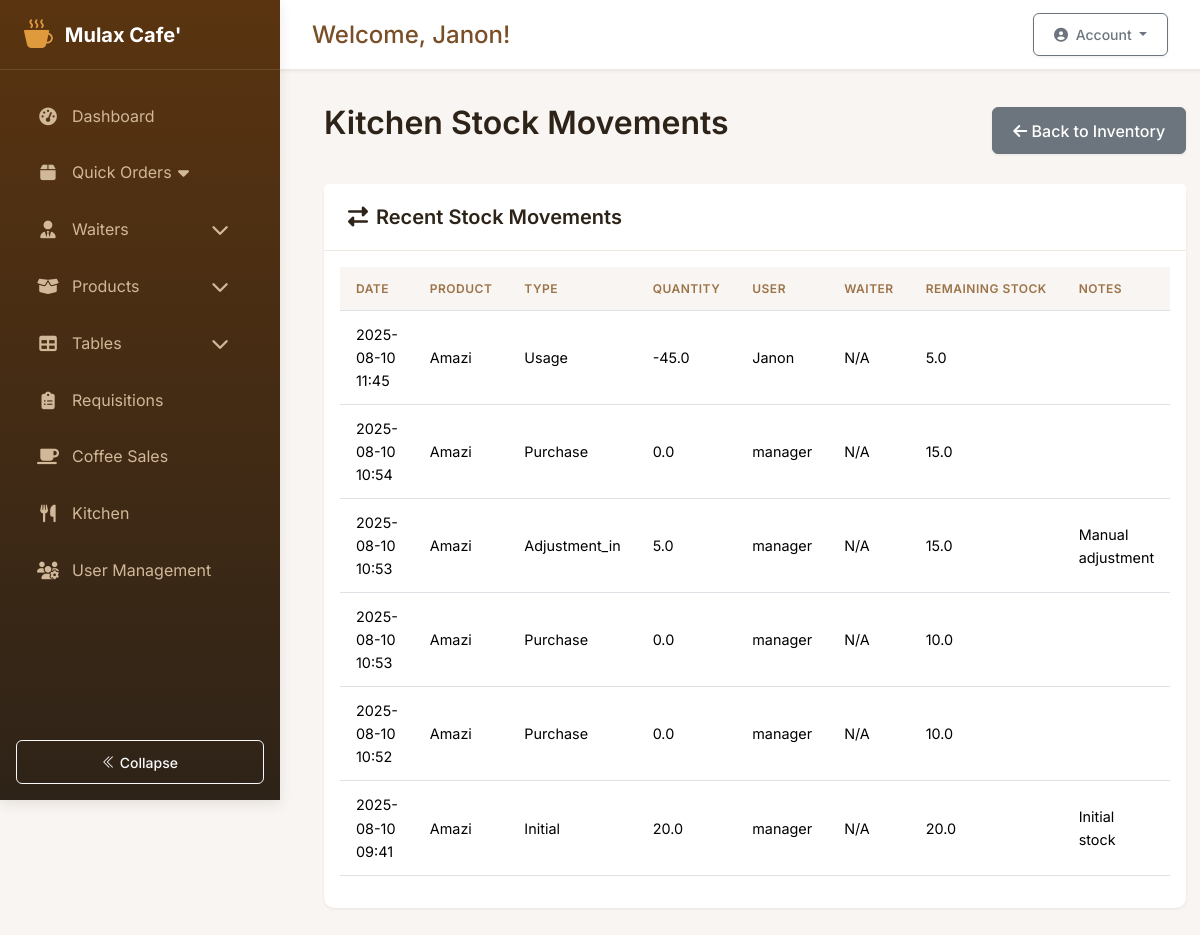
The app's page /kitchen/movements (signed in) with its own data.
### app/models.py (models this page shows, shortened)
class User(db.Model, UserMixin):
    __tablename__ = 'users'
    id = db.Column(db.Integer, primary_key=True)
    username = db.Column(db.String(80), unique=True, nullable=False)
    password_hash = db.Column(db.String(128))
    role = db.Column(db.String(20), default='employee')  # Possible values: 'system_control', 'manager', 'employee'
    is_admin = db.Column(db.Boolean, default=False)
    active = db.Column(db.Boolean, default=True)
    created_at = db.Column(db.DateTime, default=datetime.utcnow)
    last_login = db.Column(db.DateTime)
    must_change_password = db.Column(db.Boolean, default=True)
    current_shift_id = db.Column(db.Integer, db.ForeignKey('shifts.id'))
    current_shift = db.relationship('Shift', back_populates='users')
    attendances = db.relationship('Attendance', back_populates='user')
    stock_movements = db.relationship('StockMovement', back_populates='user')
    requisitions = db.relationship(
        'Requisition',
        back_populates='requester',
        foreign_keys='[Requisition.user_id]'
    )
    approved_requisitions = db.relationship(
        'Requisition',
        back_populates='approver',
        foreign_keys='[Requisition.approved_by]'
    )
    coffee_sales = db.relationship('CoffeeSale', back_populates='recorder')
    orders_recorded = db.relationship('Order', back_populates='recorder', foreign_keys='[Order.recorded_by]')
    orders_served = db.relationship('Order', back_populates='server', foreign_keys='[Order.served_by]')
    orders_created = db.relationship('Order', back_populates='user', foreign_keys='Order.user_id')
    def is_employee(self):
        return self.role == 'employee'
    def get_current_shift(self):
        if self.is_admin or self.is_system_control():
            return None  # Admins can see all shifts
        return self.current_shift

class StockMovement(db.Model):
    __tablename__ = 'stock_movements'
    id = db.Column(db.Integer, primary_key=True)
    product_id = db.Column(db.Integer, db.ForeignKey('products.id'), nullable=False)
    date = db.Column(db.DateTime, default=datetime.utcnow, nullable=False)
    opening_stock = db.Column(db.Float, nullable=False)
    stock_in = db.Column(db.Float, default=0)
    stock_out = db.Column(db.Float, default=0)
    closing_stock = db.Column(db.Float, nullable=False)
    total_cost = db.Column(db.Float, default=0)
    movement_type = db.Column(db.String(50), nullable=False)  # 'purchase', 'sale', 'adjustment'
    notes = db.Column(db.Text)
    user_id = db.Column(db.Integer, db.ForeignKey('users.id'), nullable=False)
    product = db.relationship('Product', back_populates='stock_movements')
    user = db.relationship('User', back_populates='stock_movements')

class Product(db.Model):
    __tablename__ = 'products'
    id = db.Column(db.Integer, primary_key=True)
    sku = db.Column(db.String(20), unique=True, nullable=False)
    name = db.Column(db.String(100), nullable=False)
    brand = db.Column(db.String(100))
    description = db.Column(db.Text)
    category = db.Column(db.String(50), nullable=False)
    unit = db.Column(db.String(20), nullable=False)
    current_stock = db.Column(db.Float, default=0)
    unit_price = db.Column(db.Float, default=0)
    cost_price = db.Column(db.Float)
    supplier = db.Column(db.String(100))
    remarks = db.Column(db.String(200))
    tax_rate = db.Column(db.Float, nullable=True)
    reorder_qty = db.Column(db.Float, default=0)
    last_updated = db.Column(db.DateTime, default=datetime.utcnow, onupdate=datetime.utcnow)
    min_stock = db.Column(db.Float, default=5.0)
    stock_movements = db.relationship(
        'StockMovement',
        back_populates='product',
        cascade='all, delete-orphan'
    )
    requisitions = db.relationship('Requisition', back_populates='product')
    coffee_sales = db.relationship('CoffeeSale', back_populates='product')
    order_items = db.relationship('OrderItem', back_populates='product')

### app/routes/kitchen.py (the view)
@bp.route('/movements')
@login_required
@manager_required
def stock_movements():
    movements = StockMovement.query.order_by(StockMovement.date.desc()).all()
    return render_template('kitchen/movements.html', movements=movements)

### app/templates/kitchen/movements.html (shortened to what this page needs)
{% extends "base.html" %}
{% block content %}
<div class="container-fluid">
    <div class="d-flex justify-content-between align-items-center mb-4">
        <h2>Kitchen Stock Movements</h2>
        <a href="{{ url_for('kitchen.inventory') }}" class="btn btn-secondary">
            <i class="fas fa-arrow-left"></i> Back to Inventory
        </a>
    </div>
    <div class="card">
        <div class="card-header bg-light-accent">
            <h5 class="mb-0"><i class="fas fa-exchange-alt me-2"></i>Recent Stock Movements</h5>
        </div>
        <div class="card-body">
            <div class="table-responsive">
                <table class="table table-hover">
                    <thead>
                        <tr>
                            <th>Date</th>
                            <th>Product</th>
                            <th>Type</th>
                            <th>Quantity</th>
                            <th>User</th>
                            <th>Waiter</th>
                            <th>Remaining Stock</th>
                            <th>Notes</th>
                        </tr>
                    </thead>
                    <tbody>
                        {% for movement in movements %}
                        <tr>
                            <td>{{ movement.date.strftime('%Y-%m-%d %H:%M') }}</td>
                            <td>{{ movement.product.name if movement.product else 'N/A' }}</td>
                            <td>{{ movement.movement_type|capitalize }}</td>
                            <td>{{ movement.stock_in - movement.stock_out }}</td>
                            <td>{{ movement.user.username if movement.user else 'N/A' }}</td>
                            <td>{% if movement.waiter %}{{ movement.waiter.name }}{% else %}N/A{% endif %}</td>
                            <td>{{ movement.closing_stock }}</td>
                            <td>{{ movement.notes or '' }}</td>
                        </tr>
                        {% else %}
                        <tr>
                            <td colspan="6" class="text-center text-muted">No stock movements found.</td>
                        </tr>
                        {% endfor %}
                    </tbody>
                </table>
            </div>
        </div>
    </div>
</div>
{% endblock %}

### app/templates/base.html (shortened to what this page needs)
<!DOCTYPE html>
<html lang="en">
<head>
    <link rel="stylesheet" href="https://cdn.jsdelivr.net/npm/bootstrap-icons@1.11.1/font/bootstrap-icons.css">
    <link href="https://cdn.jsdelivr.net/npm/bootstrap@5.3.2/dist/css/bootstrap.min.css" rel="stylesheet">
    <link href="{{ url_for('static', filename='css/styles.css') }}" rel="stylesheet">
    <link rel="stylesheet" href="https://cdnjs.cloudflare.com/ajax/libs/font-awesome/6.5.2/css/all.min.css">
    <link rel="stylesheet" href="https://cdn.datatables.net/1.11.5/css/dataTables.bootstrap5.min.css">
</head>
<body>
    {% if current_user.is_authenticated %}
        <div class="app-container">
            <aside class="sidebar" id="sidebar">
                <div class="sidebar-header">
                    <a href="#" class="sidebar-brand">
                        <i class="bi bi-cup-hot-fill"></i>
                        <span>Mulax Cafe'</span>
                    </a>
                </div>
                <div class="sidebar-nav-container">
                    <ul class="sidebar-nav">
                        {% if current_user.role in ['admin', 'manager'] %}
                            <li class="nav-item">
                                <a class="sidebar-nav-link" href="{{ url_for('main.dashboard') }}">
                                    <i class="fas fa-tachometer-alt"></i><span>Dashboard</span>
                                </a>
                            </li>
                        {% endif %}
                        <li class="nav-item">
                            <a class="sidebar-nav-link collapsed" href="#" data-bs-toggle="collapse" data-bs-target="#ordersMenu" aria-expanded="false">
                                <i class="fas fa-box"></i><span>Quick Orders</span>
                                <i class="fas fa-caret-down float-end"></i>
                            </a>
                        </li>
                        {% if current_user.role in ['admin', 'manager'] %}
<li class="nav-item">
    <a class="sidebar-nav-link d-flex align-items-center" href="#waitersSubmenu" data-bs-toggle="collapse" role="button" aria-expanded="false" aria-controls="waitersSubmenu">
        <i class="fas fa-user-tie"></i>
        <span>Waiters</span>
        <i class="fas fa-chevron-down ms-auto menu-toggle"></i>
    </a>
</li>
{% endif %}
                        <li class="nav-item">
                            <a class="sidebar-nav-link d-flex align-items-center" href="#productSubmenu" data-bs-toggle="collapse" role="button" aria-expanded="false" aria-controls="productSubmenu">
                                <i class="fas fa-box-open"></i>
                                <span>Products</span>
                                <i class="fas fa-chevron-down ms-auto menu-toggle"></i>
                            </a>
                        </li>
                        <li class="nav-item">
                            <a class="sidebar-nav-link d-flex align-items-center" href="#tablesSubmenu" data-bs-toggle="collapse" role="button" aria-expanded="false" aria-controls="tablesSubmenu">
                                <i class="fas fa-table"></i>
                                <span>Tables</span>
                                <i class="fas fa-chevron-down ms-auto menu-toggle"></i>
                            </a>
                        </li>
                        <li class="nav-item">
                            <a class="sidebar-nav-link" href="{{ url_for('requisitions.list_requisitions') }}">
                                <i class="fas fa-clipboard-list"></i><span>Requisitions</span>
                            </a>
                        </li>
                        <li class="nav-item">
                            <a class="sidebar-nav-link" href="{{ url_for('coffee.list_sales') }}">
                                <i class="fas fa-coffee"></i><span>Coffee Sales</span>
                            </a>
                        </li>
                        <li class="nav-item">
                            <a class="sidebar-nav-link" href="{{ url_for('kitchen.inventory') }}">
                                <i class="fas fa-utensils"></i><span>Kitchen</span>
                            </a>
                        </li>
                        {% if current_user.role in ['manager'] %}
                        <li class="nav-item">
                            <a class="sidebar-nav-link" href="{{ url_for('auth.manage_users') }}">
                                <i class="fas fa-users-cog"></i><span>User Management</span>
                            </a>
                        </li>
                        {% endif %}
                    </ul>
                </div>
                <div class="sidebar-footer p-3">
                    <button class="sidebar-toggle btn btn-sm btn-outline-light w-100" id="sidebarToggle">
                        <i class="bi bi-chevron-double-left"></i> <span>Collapse</span>
                    </button>
                </div>
            </aside>
            <main class="main-content" id="main-content">
                <div class="content-wrapper">
                    <div class="top-bar">
                        <div class="welcome-message">
                            <h4>Welcome, {{ current_user.username }}!</h4>
                        </div>
                        <div class="user-profile">
                            <div class="dropdown">
                                <button class="btn btn-sm btn-outline-secondary dropdown-toggle" type="button" id="dropdownMenuButton" data-bs-toggle="dropdown" aria-expanded="false">
                                    <i class="fas fa-user-circle me-1"></i> Account
                                </button>
                            </div>
                        </div>
                    </div>
                    <div class="content-container">
                        {% block content %}{% endblock %}
                    </div>
                </div>
            </main>
        </div>
    {% endif %}
</body>
</html>

### app/static/css/styles.css (style rules this page uses)
:root { --primary: #7B3F00; --secondary: #FFD700; --dark: #212529; --light: #F8F9FA; }
body { background-color: #f5f5f5; }
.card { border: none; box-shadow: 0 0.125rem 0.25rem rgba(0, 0, 0, 0.075); }
.card-header { font-weight: 600; }
.table th { background-color: var(--light); }
.table-responsive { overflow-x: auto; }
.table { font-size: 0.9rem; }
.table th { white-space: nowrap; position: sticky; top: 0; background-color: #f8f9fa; }

### records on screen
User: username "Janon"
StockMovement: date "2025-08-10 11:45", product "Amazi", movement_type "Usage", movement.stock_in-movement.stock_out "-45.0", user "Janon", closing_stock "5.0"
StockMovement: date "2025-08-10 10:54", product "Amazi", movement_type "Purchase", movement.stock_in-movement.stock_out "0.0", user "manager", closing_stock "15.0"
StockMovement: date "2025-08-10 10:53", product "Amazi", movement_type "Adjustment_in", movement.stock_in-movement.stock_out "5.0", user "manager", closing_stock "15.0", notes "Manual adjustment"
StockMovement: date "2025-08-10 10:53", product "Amazi", movement_type "Purchase", movement.stock_in-movement.stock_out "0.0", user "manager", closing_stock "10.0"
StockMovement: date "2025-08-10 10:52", product "Amazi", movement_type "Purchase", movement.stock_in-movement.stock_out "0.0", user "manager", closing_stock "10.0"
StockMovement: date "2025-08-10 09:41", product "Amazi", movement_type "Initial", movement.stock_in-movement.stock_out "20.0", user "manager", closing_stock "20.0", notes "Initial stock"
